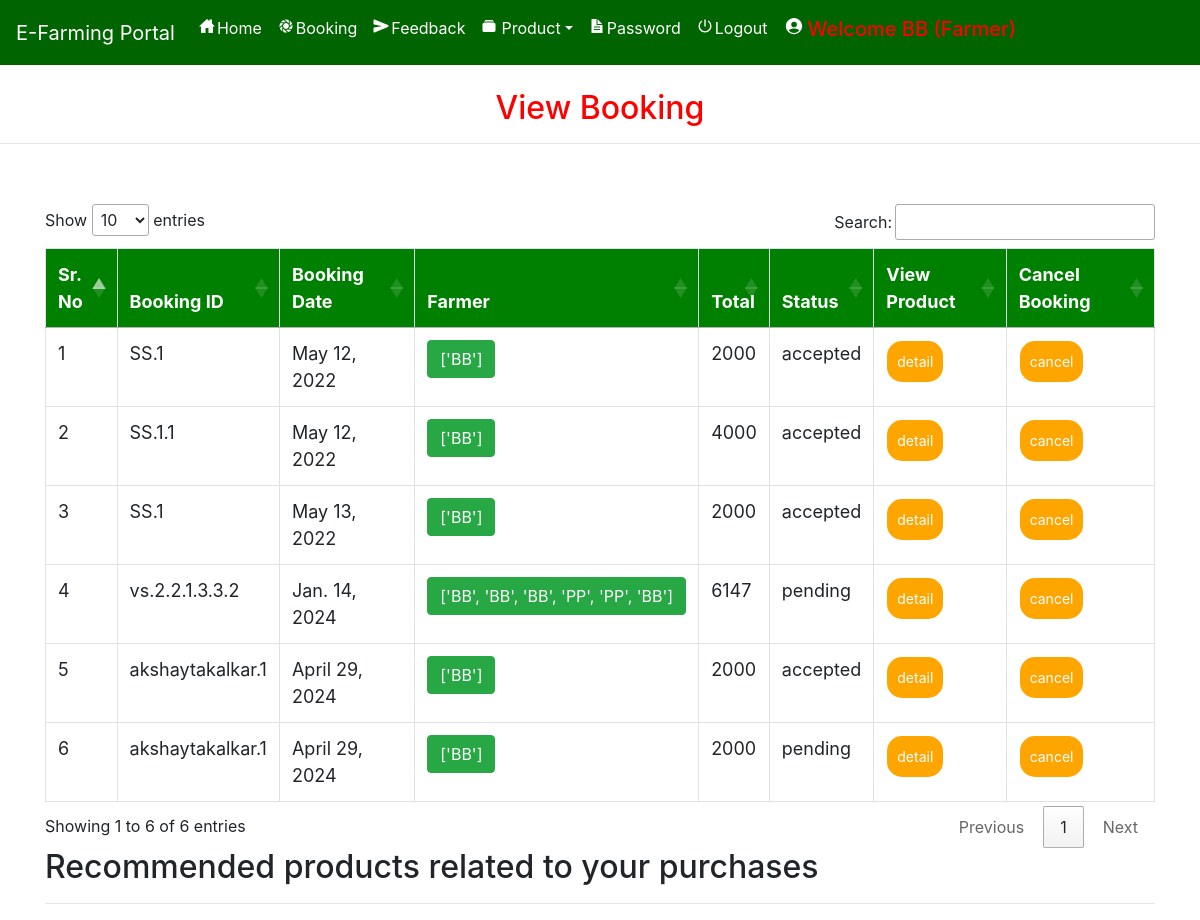
Page /view_booking (signed in) on the committed database.
### farmerapp/models.py (models this page shows, shortened)
class Booking(models.Model):
    status = models.ForeignKey(Status, on_delete=models.CASCADE, null=True)
    profile = models.ForeignKey(Profile, on_delete=models.CASCADE, null=True)
    farmer =  models.TextField(null=True)
    booking_id = models.CharField(max_length=200,null=True)
    quantity = models.CharField(max_length=100,null=True)
    payment_id = models.CharField(max_length=200,null=True)
    payment_status = models.CharField(max_length=200,null=True, default="Pending")
    book_date = models.CharField(max_length=30, null=True)
    total = models.IntegerField(null=True)

class Status(models.Model):
    name = models.CharField(max_length=20, null=True)

### farmerapp/views.py (the view)
# urls.py: path('view_booking', View_Booking, name='view_booking'),
def View_Booking(request):
    user = User.objects.get(id=request.user.id)
    profile = Profile.objects.get(user=user)
    cart = Cart.objects.filter(profile=profile)
    book = Booking.objects.filter(profile=profile)
    if profile.user_type == "Seller":
        book = Booking.objects.filter(farmer__icontains=request.user.username)
    pro = recommended_product(request)
    num1=0
    for i in cart:
        num1 += 1
    d = {'book': book,'num1':num1, 'pro':pro}
    return render(request, 'view_booking.html', d)

### farmerapp/views.py (called while the page is built)
def recommended_product(request):
    user = User.objects.get(id=request.user.id)
    profile = Profile.objects.get(user=user)
    book = Booking.objects.filter(profile=profile).order_by('-id')[:2]
    recommend = []
    for i in book:
        recommend+=i.booking_id.split('.')[1:]
    pro1 = Product.objects.filter(id__in=recommend)
    cat = []
    for i in pro1:
        if not i.category.id in cat:
            cat.append(i.category.id)
    pro = Product.objects.filter(category__id__in=cat).order_by('?')
    return pro

### farmerapp/templates/view_booking.html (shortened to what this page needs)
{% extends 'navigation.html' %}
{% block body %}
<center><h2 style="color:red;margin-top:2%">View Booking</h2></center><hr>
 <div class="container">
<table class="table table-bordered" id="myTable">
  <thead>
  <tr>
    <th>Sr. No</th>
    <th>Booking ID</th>
    <th>Booking Date</th>
      <th>Farmer</th>
      <th>Total</th>
      <th>Status</th>
    <th>View Product</th>
    <th>Cancel Booking</th>
  </tr>
  </thead>
   <tbody>
{% for i in book %}
  <tr>
      <td>{{forloop.counter}}</td>
    <td>{{i.booking_id}}</td>
    <td>{{i.book_date}}</td>
      <td>
        <a href="farmer_detail/{{i.id}}">
          <button class="btn btn-success">{{i.farmer}}</button>
        </a>
      </td>
      <td>{{i.total}}</td>
      <td>{{i.status.name}}</td>
      <td><a href="{% url 'booking_detail' i.booking_id i.id %}"><button class="button button1">detail</button></a></td>
      <td><a href="{% url 'delete_booking' i.booking_id i.id %}" onclick="return confirm('Are you sure?')"><button class="button button1" id="#delete">cancel</button></a></td>
  </tr>
   {% endfor %}
    </tbody>
</table>
 </div>
<div class="container">
    <h2>Recommended products related to your purchases</h2><hr>
</div>
{% endblock %}

### farmerapp/templates/navigation.html (style rules this page uses)
* { box-sizing: border-box; }
#myTable { border-collapse: collapse; width: 100%; border: 1px solid #ddd; font-size: 18px; }
#myTable th { text-align: left; padding: 12px; background-color: green; color: white; }
#myTable td { text-align: left; padding: 12px; background-color: white; }
#myTable tr { border-bottom: 1px solid #ddd; }
.button { background-color: orange; border: none; color: white; padding: 10px; text-align: center; text-decoration: none; display: inline-block; font-size: 14px; margin: 1px 1px; cursor: pointer; }
.button1 { border-radius: 15px; }

### rows in the picture
Booking: booking_id "SS.1", book_date "May 12, 2022", farmer "['BB']", total "2000", status.name "accepted"
Booking: booking_id "SS.1.1", book_date "May 12, 2022", farmer "['BB']", total "4000", status.name "accepted"
Booking: booking_id "SS.1", book_date "May 13, 2022", farmer "['BB']", total "2000", status.name "accepted"
Booking: booking_id "vs.2.2.1.3.3.2", book_date "Jan. 14, 2024", farmer "['BB', 'BB', 'BB', 'PP', 'PP', 'BB']", total "6147", status.name "pending"
Booking: booking_id "akshaytakalkar.1", book_date "April 29, 2024", farmer "['BB']", total "2000", status.name "accepted"
Booking: booking_id "akshaytakalkar.1", book_date "April 29, 2024", farmer "['BB']", total "2000", status.name "pending"
